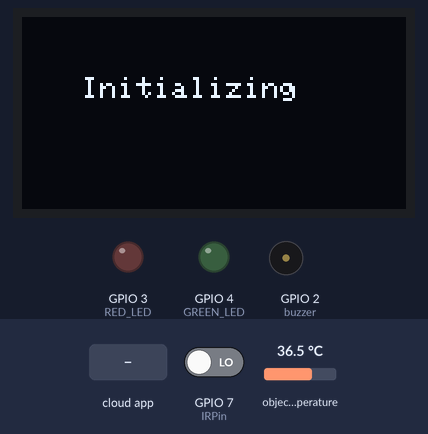
Recording of a sketch running on a simulated ESP32. Parts: 128×64 one-colour display, output pins drawn as LEDs (lit = HIGH), buzzer (waves = sounding, pin HIGH). Dashed ring = blinking. Inputs (shaded band) come from the test bench; at power-on: object temperature 36.5 °C, GPIO 7 (IRPin) LOW. WiFi joins after 1.5 s; servers stay silent unless stated.

Above: at 1.1 s.
At 2.5 s:
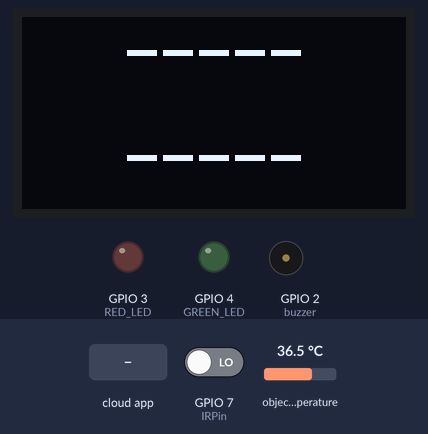
2.6 s: the phone or cloud app sets power to 0
At 4.0 s:
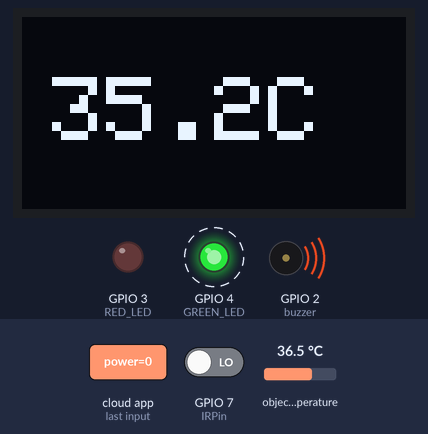
5.6 s: object temperature set to 39.2 °C
At 8.3 s:
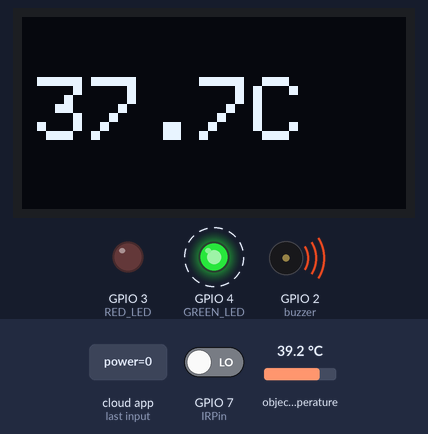
8.6 s: object temperature set to 39.8 °C
At 15.3 s:
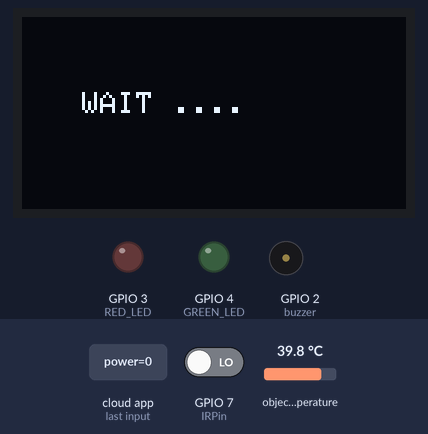
Timing chart, 0 to 17.0 s (numbered marks = the images above; inputs shaded):
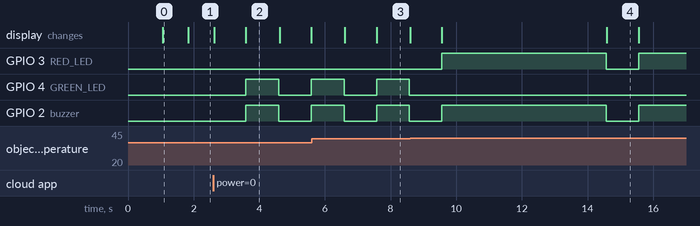

The sketch:

Non_Contact_Thermometer_sep22a.ino
```cpp
#include "arduino_secrets.h"
/*
  Sketch generated by the Arduino IoT Cloud Thing "Untitled"
  https://create.arduino.cc/cloud/things/f3e5f84c-9b31-4582-8e0e-f338c8261d21

  Arduino IoT Cloud Variables description

  The following variables are automatically generated and updated when changes are made to the Thing

  bool power;
  CloudTemperatureSensor temp;

  Variables which are marked as READ/WRITE in the Cloud Thing will also have functions
  which are called when their values are changed from the Dashboard.
  These functions are generated with the Thing and added at the end of this sketch.
*/

#include "thingProperties.h"
#include <Wire.h> //I2C Library
#include <Adafruit_MLX90614.h> //IR Temperatur Sensor Libary
#include <Adafruit_SSD1306.h> //OLED Library
#include <millisDelay.h> //library looping

#define SCREEN_WIDTH 128 // OLED display width, in pixels
#define SCREEN_HEIGHT 64 // OLED display height, in pixels

#define IRPin 7         //pin 26 for IR Proximity sensor
#define GREEN_LED  4   // pin D3 for green LED
#define RED_LED  3     // pin D5 for red LED
#define buzzer  2      // pin D7 for buzzer

int IROutput = HIGH; //MLX output
bool measurement = false;    //check temperature measurement running

const unsigned long interval_sensor = 50; // interval refresh sensor in mS
millisDelay sensorDelay;                  // the delay object
const unsigned long interval_display = 500; // interval refresh OLED display in mS
millisDelay displayDelay;                   // the delay object
const unsigned long delay_hold_red = 5000; // delay hold red LED in mS
const unsigned long delay_hold_green = 1000; // delay hold green LED in mS
millisDelay holdDelay;                       // the delay object

// Declaration for an SSD1306 display connected to I2C (SDA, SCL pins)
Adafruit_SSD1306 display(SCREEN_WIDTH, SCREEN_HEIGHT, &Wire, -1);
// Declaration for an MLX90614 sensor connected to I2C (SDA, SCL pins)
Adafruit_MLX90614 mlx = Adafruit_MLX90614();

void setup() {
  // put your setup code here, to run once:
  Serial.begin(115200);

  mlx.begin();//initialize MLX90614 sensor

  // Defined in thingProperties.h
  initProperties();

  // Connect to Arduino IoT Cloud
  ArduinoCloud.begin(ArduinoIoTPreferredConnection);

  //display.begin(SSD1306_SWITCHCAPVCC, 0x3C); //initialize with the I2C addr 0x3C (128x64)
  if (!display.begin(SSD1306_SWITCHCAPVCC, 0x3C)) { // infinite loop to initialize the OLED display
    Serial.println(F("OLED Display allocation failed"));
    for (;;);
  }
  delay(1000);
  //set pins mode
  pinMode(IRPin, 0);
  pinMode(GREEN_LED, OUTPUT);
  pinMode(RED_LED, OUTPUT);
  pinMode(buzzer, OUTPUT);

  //set OLED parameters
  display.clearDisplay();
  display.setTextSize(1);
  display.setTextColor(WHITE);
  display.setCursor(20, 20);
  display.println("Initializing");
  display.display();
  delay(250);
  display.clearDisplay();

  displayDelay.start(interval_display); //refresh display
  /*
     The following function allows you to obtain more information
     related to the state of network and IoT Cloud connection and errors
     the higher number the more granular information you’ll get.
     The default is 0 (only errors).
     Maximum is 4
  */
  setDebugMessageLevel(2);
  ArduinoCloud.printDebugInfo();
}

void loop() {
  ArduinoCloud.update();
  // Your code here
  static float temperature = -1;  //initial condition


  if (IROutput == LOW && measurement == false) {
    sensorDelay.start(interval_sensor); //read sensor
    displayDelay.finish();              //finish interval refresh for display
    measurement = true;                  //change state of measurement
  }

  if (measurement == true)
  {
    //if sensor reading
    temperature = GetTemp(); //get temperature in celcius

  } else
  {
    temperature = -1;  //marker if sensor not reading temperature
  }

  ShowTemp(temperature );   //display temperature to OLED
  holdReading();  //call  holdReading function

}
float GetTemp()
{
  static int index = 0;
  static float temptot = 0;
  float averageTemp = 0;
  if (sensorDelay.justFinished())
  {
    // read sensor and repeat
    sensorDelay.repeat(); // repeat
    temptot += mlx.readObjectTempC(); //add the reading to the total
    //  temptot +=  mlx.readObjectTempF();
    index++; //increment index
    if (index == 19)
    {
      //if already 20 measurement
      averageTemp = temptot / 20;   //calculate average
      temptot = 0;            //zero total
      index = 0;          //zero index

      sensorDelay.stop();     //stop reading
      displayDelay.finish();  //complete the refresh interval so that it shows immediately

      //return averageTemp;           //give results
    }
  }
  temp = averageTemp; //send data to the cloud
  return averageTemp; //As long as there are no results, give a value of result = 0
}
void ShowTemp(float temperature)
{
  if (displayDelay.justFinished())
  {
    displayDelay.repeat(); // repeat
    //show temperature
    if (temperature == -1)
    {
      //if there are no object in front of sensor
      display.clearDisplay();
      display.setTextSize(2);
      display.setCursor(35, 5);
      display.print("-----");
      display.setCursor(105, 20);
      display.print("");
      display.setTextSize(2);
      display.setCursor(35, 40);
      display.print("-----");
      display.setCursor(105, 46);
      display.print("");
      display.display();
    } else if (temperature == 0)
    {
      //if still reading temperature
      display.clearDisplay();
      display.setTextSize(1);
      display.setTextColor(WHITE);
      display.setCursor(20, 25);
      display.println("WAIT ....");
      display.display();
    } else
    {
      //if there is a new result
      temperature += 0.5; // sensor temperature calibration

      display.clearDisplay();

      if ( temperature > 36.5)
      {
        display.setTextSize(3);
        display.setCursor(5, 20);
        display.print(temperature, 1);
        //display.print("F");
        display.print("C");
      }
      else
      {
        display.setTextSize(3);
        display.setCursor(10, 20);
        display.print(temperature, 1);
        //display.print(" F");
        display.print("C ");
      }
      display.display();
      if (temperature > 38)
      {
        //if the temperature is too high
        digitalWrite(RED_LED, HIGH);
        holdDelay.start(delay_hold_red);  //run delay for red LED or temp > 38
      } else
      {
        //if the temperature is normal
        digitalWrite(GREEN_LED, HIGH);
        holdDelay.start(delay_hold_green);  //run delay for green LED or temp < 38
      }
      digitalWrite(buzzer, HIGH);

      displayDelay.stop();          //stop refresh display
    }
  }
}
void  holdReading()
{
  if (holdDelay.justFinished()) {
    // if holddelay finish
    digitalWrite(RED_LED, LOW);
    digitalWrite(GREEN_LED, LOW);
    digitalWrite(buzzer, LOW);
    measurement = false; //allow new measurements

    displayDelay.start(interval_display); //restart the OLED display
  }
}
void onPowerChange() {
  // Do something
  IROutput = digitalRead(IRPin);
}
```

arduino_secrets.h
```cpp
#define SECRET_SSID ""
#define SECRET_PASS ""
#define SECRET_DEVICE_KEY ""
```

thingProperties.h
```cpp
// Code generated by Arduino IoT Cloud, DO NOT EDIT.

#include <ArduinoIoTCloud.h>
#include <Arduino_ConnectionHandler.h>


const char THING_ID[]           = "f3e5f84c-9b31-4582-8e0e-f338c8261d21";
const char DEVICE_LOGIN_NAME[]  = "d6640c38-46d6-4764-89bc-8f7b3244a59a";

const char SSID[]               = SECRET_SSID;    // Network SSID (name)
const char PASS[]               = SECRET_PASS;    // Network password (use for WPA, or use as key for WEP)
const char DEVICE_KEY[]  = SECRET_DEVICE_KEY;    // Secret device password

void onPowerChange();

bool power;
CloudTemperatureSensor temp;

void initProperties(){

  ArduinoCloud.setBoardId(DEVICE_LOGIN_NAME);
  ArduinoCloud.setSecretDeviceKey(DEVICE_KEY);
  ArduinoCloud.setThingId(THING_ID);
  ArduinoCloud.addProperty(power, READWRITE, ON_CHANGE, onPowerChange);
  ArduinoCloud.addProperty(temp, READ, ON_CHANGE, NULL);

}

WiFiConnectionHandler ArduinoIoTPreferredConnection(SSID, PASS);
```

Measured:
- the behaviour switches between 39.4 and 39.5 °C on object temperature (found by bisection; images 3 and 4)
- after the input at 2.6 s, GPIO 4 (GREEN_LED), GPIO 2 (buzzer): LOW → HIGH after 0.99 s, → LOW 1.0 s later, → HIGH 0.99 s later; the display: first changes at once (image 2 shows a later state)
- after the input at 5.6 s, the display: first differs from a run without the input after 2.0 s (image 3)
- after the input at 8.6 s, GPIO 3 (RED_LED): LOW → HIGH after 0.96 s, → LOW 5.0 s later, → HIGH 0.99 s later; GPIO 4 (GREEN_LED): stops changing and stays LOW; the display: first differs from a run without the input after 0.96 s (image 4 shows a later state)
- what the display in image 0 shows lasts 0.7 s, from 1.1 s to 1.8 s
- what the display in image 2 shows lasts 1.0 s, from 3.6 s to 4.6 s
